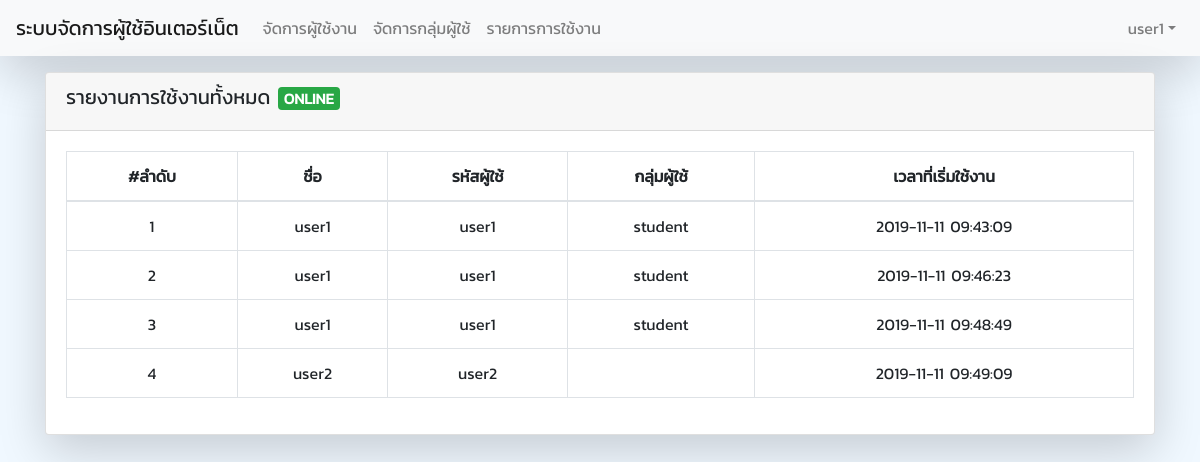
Screenshot of /admin/online.list.php (signed in) with the database file from the repository.
### tables this page shows
CREATE TABLE IF NOT EXISTS `radacct` (
  `radacctid` bigint(21) NOT NULL,
  `acctsessionid` varchar(64) NOT NULL DEFAULT '',
  `acctuniqueid` varchar(32) NOT NULL DEFAULT '',
  `username` varchar(64) NOT NULL DEFAULT '',
  `groupname` varchar(64) NOT NULL DEFAULT '',
  `realm` varchar(64) DEFAULT '',
  `nasipaddress` varchar(15) NOT NULL DEFAULT '',
  `nasportid` varchar(15) DEFAULT NULL,
  `nasporttype` varchar(32) DEFAULT NULL,
  `acctstarttime` datetime DEFAULT NULL,
  `acctupdatetime` datetime DEFAULT NULL,
  `acctstoptime` datetime DEFAULT NULL,
  `acctinterval` int(12) DEFAULT NULL,
  `acctsessiontime` int(12) unsigned DEFAULT NULL,
  `acctauthentic` varchar(32) DEFAULT NULL,
  `connectinfo_start` varchar(50) DEFAULT NULL,
  `connectinfo_stop` varchar(50) DEFAULT NULL,
  `acctinputoctets` bigint(20) DEFAULT NULL,
  `acctoutputoctets` bigint(20) DEFAULT NULL,
  `calledstationid` varchar(50) NOT NULL DEFAULT '',
  `callingstationid` varchar(50) NOT NULL DEFAULT '',
  `acctterminatecause` varchar(32) NOT NULL DEFAULT '',
  `servicetype` varchar(32) DEFAULT NULL,
  `framedprotocol` varchar(32) DEFAULT NULL,
  `framedipaddress` varchar(15) NOT NULL DEFAULT ''
);

### admin/online.list.php (the view, shortened to what this page needs)
<?php
    include('../config.php');
    $sql = "SELECT * FROM `radacct` WHERE acctstoptime IS NULL";
    $result = $conn->query($sql);
?>
<!DOCTYPE html>
<html lang="en">
<head>
    <link rel="stylesheet" href="../dist/css/bootstrap.css">
    <link rel="stylesheet" href="../dist/css/font-awesome.css">
    <link rel="stylesheet" href="https://maxcdn.bootstrapcdn.com/font-awesome/4.7.0/css/font-awesome.min.css">
</head>
<body style="background-color:aliceblue;">
    <?php include('include/nabvar.php'); ?>
    <div class="container">
        <div class="card shadow-lg mt-3">
            <div class="card-header">
                <h5>รายงานการใช้งานทั้งหมด <span class="badge badge-success">ONLINE</span></h5>
            </div>
            <div class="card-body">
                <div class="row">
                    <div class="col-md-12">
                        <table class="table table-bordered">
                            <thead>
                                <tr>
                                    <th class="text-center">#ลำดับ</th>
                                    <th class="text-center">ชื่อ</th>
                                    <th class="text-center">รหัสผู้ใช้</th>
                                    <th class="text-center">กลุ่มผู้ใช้</th>
                                    <th class="text-center">เวลาที่เริ่มใช้งาน</th>
                                </tr>
                            </thead>
                            <tbody>
                                <?php
                                    $i = 0;
                                    foreach($result as $data){
                                        $sql2 = "SELECT (SELECT groupname FROM radusergroup WHERE username = '$data[username]') as groupname";
                                        $result2 = $conn->query($sql2);
                                        $data2 = $result2->fetch_assoc();
                                        $i++;
                                ?>
                                <tr>
                                    <td class="text-center"><?php echo $i; ?></td>
                                    <td class="text-center"><?php echo $data['username']; ?></td>
                                    <td class="text-center"><?php echo $data['username']; ?></td>
                                    <td class="text-center"><?php echo $data2['groupname']; ?></td>
                                    <td class="text-center"><?php echo $data['acctstarttime']; ?></td>
                                </tr>
                                <?php } ?>
                            </tbody>
                        </table>
                    </div>
                </div>
            </div>
        </div>
    </div>
</body>
</html>

### admin/include/nabvar.php (shortened to what this page needs)
<nav class="navbar navbar-expand-sm navbar-light bg-light shadow-lg">
    <a class="navbar-brand" href="index.php">ระบบจัดการผู้ใช้อินเตอร์เน็ต</a>
    <div class="collapse navbar-collapse" id="collapsibleNavId">
        <ul class="navbar-nav mr-auto mt-2 mt-lg-0">
            <li class="nav-item">
                <a class="nav-link" href="user.list.php">จัดการผู้ใช้งาน</a>
            </li>
            <li class="nav-item">
                <a class="nav-link" href="group.list.php">จัดการกลุ่มผู้ใช้</a>
            </li>
            <li class="nav-item">
                <a class="nav-link" href="online.list.php">รายการการใช้งาน</a>
            </li>
        </ul>
        <ul class="navbar-nav mt-2 mt-lg-0">
            <li class="nav-item dropdown">
                <a class="nav-link dropdown-toggle" href="#" id="dropdownId" data-toggle="dropdown" aria-haspopup="true" aria-expanded="false"><?php echo $_SESSION['name']; ?></a>
            </li>
        </ul>
    </div>
</nav>

### admin/online.list.php (style rules this page uses)
body { font-family: Kanit; }

### rows the page displays
radacct: username "user1", groupname "student", acctstarttime "2019-11-11 09:43:09"
radacct: username "user1", groupname "student", acctstarttime "2019-11-11 09:46:23"
radacct: username "user1", groupname "student", acctstarttime "2019-11-11 09:48:49"
radacct: username "user2", acctstarttime "2019-11-11 09:49:09"

### other values shown
$_SESSION['name'] "user1"
